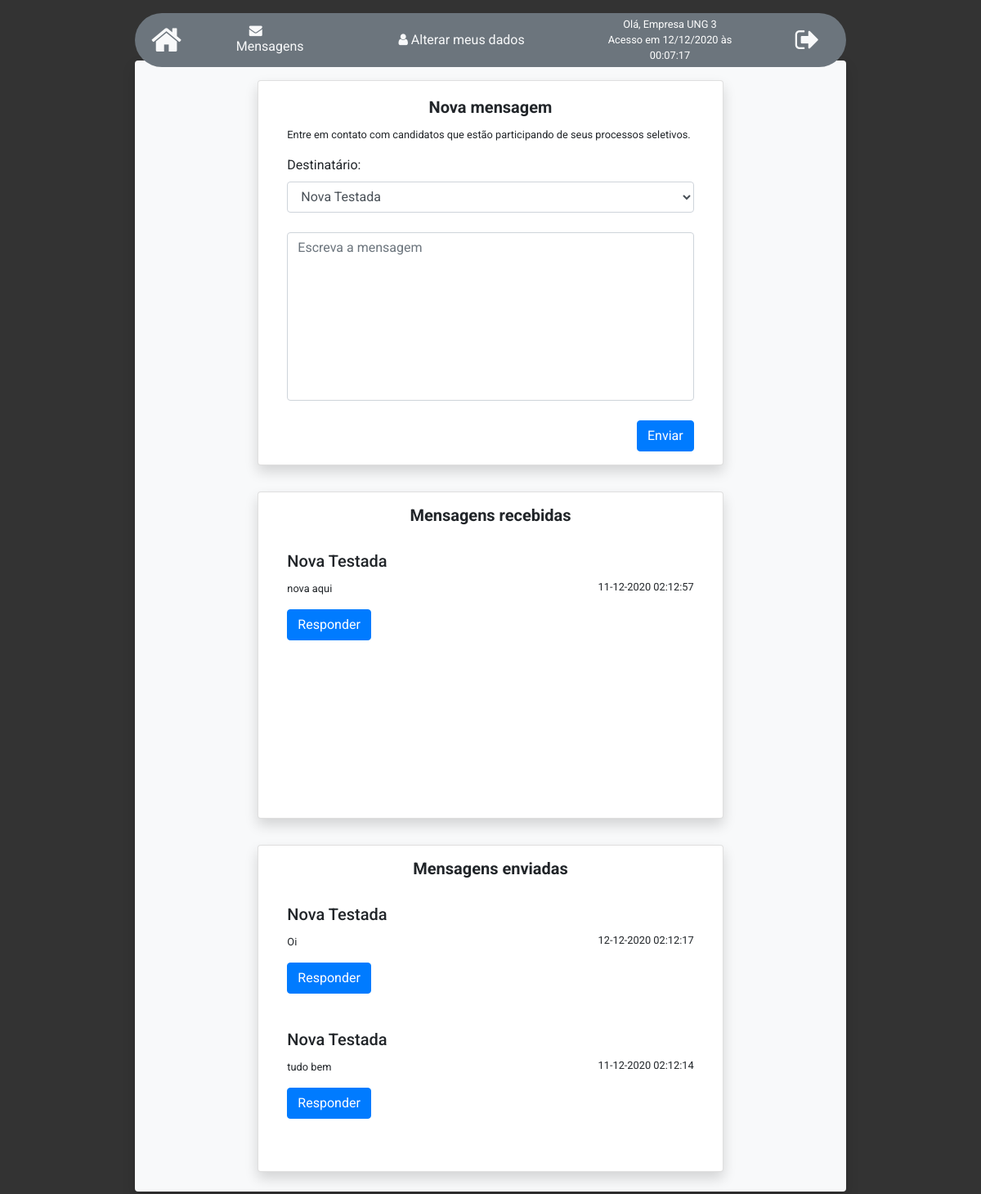
Screenshot of /index.php?user=companies&screen=inbox (signed in) with the database file from the repository.
### tables this page shows
CREATE TABLE IF NOT EXISTS `messages` (
  `idmessages` int(11) NOT NULL AUTO_INCREMENT,
  `idCandidate` int(11) NOT NULL,
  `idCompany` int(11) NOT NULL,
  `message` varchar(255) NOT NULL,
  `date` datetime NOT NULL,
  `idOrigin` int(11) NOT NULL,
  PRIMARY KEY (`idmessages`),
  UNIQUE KEY `idmessages_UNIQUE` (`idmessages`)
);

CREATE TABLE IF NOT EXISTS `candidates` (
  `idCandidates` int(11) NOT NULL AUTO_INCREMENT,
  `name` varchar(65) NOT NULL,
  `email` varchar(45) NOT NULL,
  `password` varchar(20) NOT NULL,
  `phone` varchar(15) NOT NULL,
  `city` varchar(45) NOT NULL,
  `uf` varchar(2) NOT NULL,
  `country` varchar(45) NOT NULL,
  `address` varchar(45) NOT NULL,
  `postalCode` varchar(45) NOT NULL,
  `age` int(11) NOT NULL,
  `genre` varchar(1) NOT NULL,
  `interest` varchar(45) NOT NULL,
  `permission` varchar(45) NOT NULL DEFAULT 'candidate',
  PRIMARY KEY (`idCandidates`),
  UNIQUE KEY `idcompany_UNIQUE` (`idCandidates`),
  UNIQUE KEY `email_UNIQUE` (`email`)
);

### GetData.php (called while the page is built, shortened)
<?php
function listCandidatesForCompany($vConn, $idCompany){
    $sqlData = "Select * from candidates inner join candidates_vacancy on candidates_vacancy.idCandidates = candidates.idCandidates where idCompany = $idCompany";
    $rsData = mysqli_query($vConn, $sqlData) or die(mysqli_error($vConn));
    return $rsData;
}
function listMessagesSendByCompany($vConn, $idCompany){
    $sqlData = "Select messages.*, companies.name, candidates.name from messages, companies, candidates where messages.idCompany like '$idCompany' and messages.idOrigin like '$idCompany' and candidates.idCandidates like messages.idCandidate and companies.idCompany like messages.idCompany";
    $rsData = mysqli_query($vConn, $sqlData) or die(mysqli_error($vConn));
    return $rsData;
}
function listMessagesCompany($vConn, $idCompany){
    $sqlData = "Select messages.*, companies.name, candidates.name from messages, companies, candidates where messages.idCompany like '$idCompany' and messages.idOrigin <> '$idCompany' and candidates.idCandidates like messages.idCandidate and companies.idCompany like messages.idCompany";
    $rsData = mysqli_query($vConn, $sqlData) or die(mysqli_error($vConn));
    return $rsData;
}
?>

### pages/Inbox.php (the view, shortened to what this page needs)
<?php
    include 'components/NavBar.php';
    include 'GetData.php';
    if ($user === 'candidates') {
        $idCandidate = $_SESSION['id'];
        $rsCompaniesForCandidate = listCompaniesForCandidate($vConn, $idCandidate);
        $rsMessagesSendByCandidate = listMessagesSendByCandidate($vConn, $idCandidate);
        $rsMessagesCandidate = listMessagesCandidate($vConn, $idCandidate);
?>
<div class="container-fluid">
        <div class="row justify-content-md-center rounded bg-light shadow p-2">
            <div class="card m-3 col-8 h-50 shadow">
                <form action="InsertData.php" method="post">
                    <div class="card-body">
                        <h5 class="card-title font-weight-bold text-center">Nova mensagem</h5>
                        <p class="card-text small">Entre em contato com empresa que você está participando de processos seletivos.</p>
                        <div class="row mb-2">
                                <div class="col-12 form-group">
                                    <label>Destinatário: </label>
                                    <select class="form-control" name="data[2]">
                                        <?php
                                            while($tblCompaniesForCandidate = mysqli_fetch_array($rsCompaniesForCandidate)){
                                        ?>
                                        <option value="<?=$tblCompaniesForCandidate[0]?>"><?=$tblCompaniesForCandidate[1]?></option>
                                        <?php
                                            }
                                        ?>
                                    </select>
                                </div>
                        </div>
                        <div class="row mb-2">
                            <div class="form-group col-12">
                                <textarea class="form-control" rows="8" style="resize: none;" maxlength="255" name="data[3]" placeholder="Escreva a mensagem"></textarea>
                            </div>
                        </div>
                        <div class="form-group">
                            <input type="hidden" name="data[0]" value=" ">
                            <input type="hidden" name="data[1]" value="<?=$idCandidate?>">
                            <input type="hidden" name="data[4]" value="<?=date('Y-m-d H:i:s')?>">
                            <input type="hidden" name="data[5]" value="<?=$idCandidate?>">
                            <input type="hidden" name="user" value="<?=$user?>">
                            <input type="hidden" name="table" value="messages">
                            <button type="submit" class="btn btn-primary float-right">Enviar</button>
                        </div>
                    </div>
                </form>
            </div>
           <div class="card m-3 col-8 shadow" style="overflow-y: scroll; overflow-x: hidden; height: 400px;">
                <h5 class="card-title mt-3 font-weight-bold text-center">Mensagens recebidas</h5>
                <div class="card-body row">
                    <?php
                        while($tblMessagesCandidate = mysqli_fetch_array($rsMessagesCandidate)){
                    ?>
                       <div class="mb-4 col-12">
                            <h5 class="card-title"><?=$tblMessagesCandidate[6]?></h5>
                            <h5 class="card-text small float-right"><?=date("d-m-Y H:m:s", strtotime($tblMessagesCandidate[4]))?></h5>
                            <p class="card-text small"><?=$tblMessagesCandidate[3]?></p>
                            <a href="#" class="btn btn-primary">Responder</a>
                        </div>
                    <?php
                        }
                    ?>
                </div>
            </div>
           <div class="card m-3 col-8 shadow" style="overflow-y: scroll; overflow-x: hidden; height: 400px;">
                <h5 class="card-title mt-3 font-weight-bold text-center">Mensagens enviadas</h5>
                <div class="card-body row">
                    <?php
                        while($tblMessagesSendByCandidate = mysqli_fetch_array($rsMessagesSendByCandidate)){
                    ?>
                        <div class="mb-4 col-12">
                            <h5 class="card-title"><?=$tblMessagesSendByCandidate[6]?></h5>
                            <h5 class="card-text small float-right"><?=date("d-m-Y H:m:s", strtotime($tblMessagesSendByCandidate[4]))?></h5>
                            <p class="card-text small"><?=$tblMessagesSendByCandidate[3]?></p>
                            <a href="#" class="btn btn-primary">Responder</a>
                        </div>
                    <?php
                        }
                    ?>
                </div>
            </div>
        </div>
    </div>
<?php
    } else {
        $idCompany = $_SESSION['id'];
        $rsCandidatesForCompany = listCandidatesForCompany($vConn, $idCompany);
        $rsMessagesSendByCompany = listMessagesSendByCompany($vConn, $idCompany);
        $rsMessagesCompany = listMessagesCompany($vConn, $idCompany);
?>
    <div class="container-fluid">
        <div class="row justify-content-md-center rounded bg-light shadow p-2">
            <div class="card m-3 col-8 h-50 shadow">
                <form action="InsertData.php" method="post">
                    <div class="card-body">
                        <h5 class="card-title font-weight-bold text-center">Nova mensagem</h5>
                        <p class="card-text small">Entre em contato com candidatos que estão participando de seus processos seletivos.</p>
                        <div class="row mb-2">
                                <div class="col-12 form-group">
                                    <label>Destinatário: </label>
                                    <select class="form-control" name="data[1]">
                                        <?php
                                            while($tblCandidatesForCompany = mysqli_fetch_array($rsCandidatesForCompany)){
                                        ?>
                                        <option value="<?=$tblCandidatesForCompany[0]?>"><?=$tblCandidatesForCompany[1]?></option>
                                        <?php
                                            }
                                        ?>
                                    </select>
                                </div>
                        </div>
                        <div class="row mb-2">
                            <div class="form-group col-12">
                                <textarea class="form-control" rows="8" style="resize: none;" maxlength="255" name="data[3]" placeholder="Escreva a mensagem"></textarea>
                            </div>
                        </div>
                        <div class="form-group">
                            <button type="submit" class="btn btn-primary float-right">Enviar</button>
                        </div>
                    </div>
                </form>
            </div>
            <div class="card m-3 col-8 shadow" style="overflow-y: scroll; overflow-x: hidden; height: 400px;">
                <h5 class="card-title mt-3 font-weight-bold text-center">Mensagens recebidas</h5>
                <div class="card-body row">
                    <?php
                        while($tblMessagesCompany = mysqli_fetch_array($rsMessagesCompany)){
                    ?>
                        <div class="mb-4 col-12">
                            <h5 class="card-title"><?=$tblMessagesCompany[7]?></h5>
                            <h5 class="card-text small float-right"><?=date("d-m-Y H:m:s", strtotime($tblMessagesCompany[4]))?></h5>
                            <p class="card-text small"><?=$tblMessagesCompany[3]?></p>
                            <a href="#" class="btn btn-primary">Responder</a>
                        </div>
                    <?php
                        }
                    ?>
                </div>
            </div>
            <div class="card m-3 col-8 shadow" style="overflow-y: scroll; overflow-x: hidden; height: 400px;">
                <h5 class="card-title mt-3 font-weight-bold text-center">Mensagens enviadas</h5>
                <div class="card-body row">
                    <?php
                        while($tblMessagesSendByCompany = mysqli_fetch_array($rsMessagesSendByCompany)){
                    ?>
                        <div class="mb-4 col-12">
                            <h5 class="card-title"><?=$tblMessagesSendByCompany[7]?></h5>
                            <h5 class="card-text small float-right"><?=date("d-m-Y H:m:s", strtotime($tblMessagesSendByCompany[4]))?></h5>
                            <p class="card-text small"><?=$tblMessagesSendByCompany[3]?></p>
                            <a href="#" class="btn btn-primary">Responder</a>
                        </div>
                    <?php
                        }
                    ?>
                </div>
            </div>
        </div>
    </div>
<?php
    }
?>

### css/styles.css (style rules this page uses)
body { font-family: 'Roboto', sans-serif; background-color: #333; }

### rows the page displays
messages: idCandidate.name "Nova Testada", date "11-12-2020 02:12:57", message "nova aqui"
messages: idCandidate.name "Nova Testada", date "12-12-2020 02:12:17", message "Oi"
messages: idCandidate.name "Nova Testada", date "11-12-2020 02:12:14", message "tudo bem"

### other values shown
$_SESSION['name'] "Empresa UNG 3"
$_SESSION['loginTime'] "Acesso em 12/12/2020 às 00:07:17"
form field value "Nova Testada"
